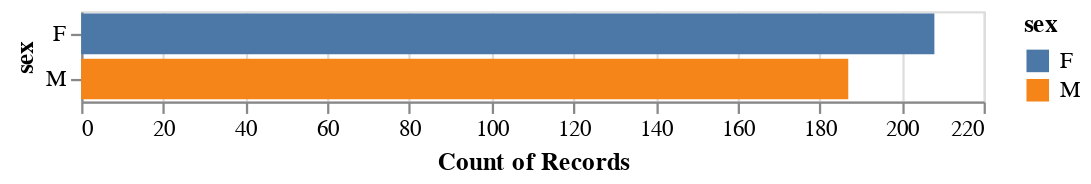

The notebook cell this image was saved under:
### Code cell
bars1 = alt.Chart(math).mark_bar().encode(
    y='sex:N',
    color='sex:N',
    x='count(sex):Q'
)

bars1

#see how many men and women are studying

### Figure 1 — Vega-Lite specification as saved in the notebook (floating-point values rounded to 4 significant figures; data arrays with more than 128 entries replaced by an {"elided": "..."} marker saying what was removed)
{"config": {"view": {"continuousWidth": 400, "continuousHeight": 300}}, "data": {"name": "data-e915ea558f4356374e17cc933ebec282"}, "mark": "bar", "encoding": {"color": {"type": "nominal", "field": "sex"}, "x": {"type": "quantitative", "aggregate": "count", "field": "sex"}, "y": {"type": "nominal", "field": "sex"}}, "$schema": "https://vega.github.io/schema/vega-lite/v4.8.1.json", "datasets": {"data-e915ea558f4356374e17cc933ebec282": {"elided": "395 records"}}}
